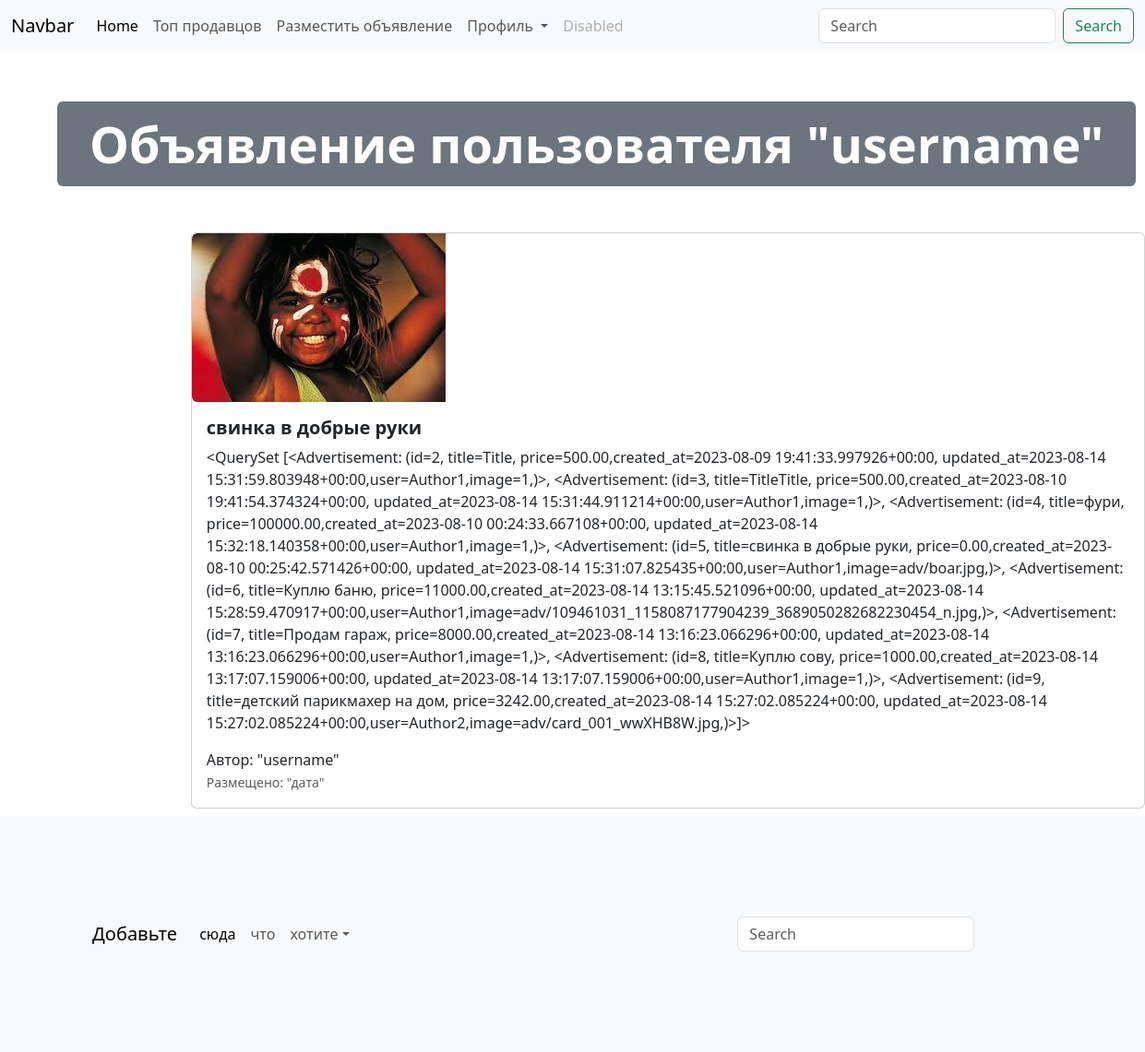
The app's page /adv/ with its own data.
### app_adv/models.py (models this page shows, shortened)
class Advertisement(models.Model):
    title=models.CharField("header", max_length=128)
    description=models.TextField("description")
    price=models.DecimalField("price", max_digits=12, decimal_places=2)
    auction=models.BooleanField("auction")
    created_at=models.DateTimeField(auto_now_add=True) # auto_now_add- time of creation
    updated_at=models.DateTimeField(auto_now=True) # auto_now - time of updates
    user=models.ForeignKey(to=User, on_delete=models.CASCADE, verbose_name="User")
    image= models.ImageField(verbose_name="Image", upload_to="adv/")
    class Meta:
        db_table="advertisements"
    def __str__(self):
        return f"(id={self.id}, title={self.title},  price={self.price},created_at={self.created_at}, updated_at={self.updated_at},user={self.user},image={self.image},)"

### app_adv/views.py (the view)
# urls.py: path('adv/', adv, name='adv'),
def adv(request):
    advertisements= Advertisement.objects.all()
    context = {"name": "exampleeee", "name1": "exampleeee1", "name3":["dfdf1", "sdfsdf2", ["dasa0","sada1"]], "advertisements":advertisements}
    print (context)
    return render(request,'adv.html',context)

### templates/adv.html (shortened to what this page needs)
{% extends 'base.html' %}
  {%load static%}
    {% block content%}
  <div class="container" style="margin: 50px;">
    <div class="display-2">
      <span class="badge bg-secondary">Объявление пользователя "username"</span>
    </div>
  </div>
  <div class="col offset-2">
    <div class="card mb-2" style="max-width: 1200px; margin-top: 20px;">
      <div class="row g-0">
        <div class="col-md-4">
          <a href="#" class="nav-link">
            <img src="{%static 'img/card_001.jpg' %}" class="img-fluid rounded-start" alt="Card title">
          </a>
        </div>
        <div class="col">
          <div class="card-body">
            <h5 class="card-title">
              <a href="#" class="nav-link"><strong>{{ advertisements.3.title }}</strong></a>
            </h5>
            <p class="card-text">
              {{ advertisements }}
            </p>
            <span>Автор: "username"</span>
            <p class="card-text"><small class="text-muted">Размещено: "дата"</small></p>
          </div>
        </div>
      </div>
    </div>
  </div>
    {%endblock%}

### records on screen
Advertisement: title "свинка в добрые руки"
Advertisement: id+title+price "<QuerySet [<Advertisement: (id=2, title=Title, price=500.00,created_at=2023-08-09 19:41:33.997926+00:00, updated_at=2023-08-14 15:31:59.803948+00:00,user=Author1,image=1,)>, <Advertisement: (id=3, title=TitleTitle, price=500.00,created_at=2023-08-10 19:41:54.374324+00:00, updated_at=2023-08-14 15:31:44.911214+00:00,user=Author1,image=1,)>, <Advertisement: (id=4, title=фури, price=100000.00,created_at=2023-08-10 00:24:33.667108+00:00, updated_at=2023-08-14 15:32:18.140358+00:00,user=Author1,image=1,)>, <Advertisement: (id=5, title=свинка в добрые руки, price=0.00,created_at=2023-08-10 00:25:42.571426+00:00, updated_at=2023-08-14 15:31:07.825435+00:00,user=Author1,image=adv/boar.jpg,)>,…"
